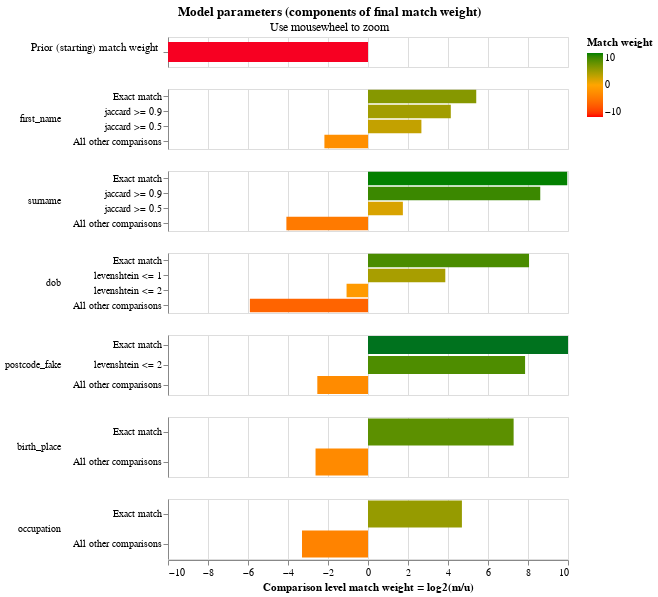

Notebook cell for this chart:
### Markdown cell above
The final match weights can be viewed in the match weights chart:

### Code cell
linker.match_weights_chart()

### Figure 1 — Vega-Lite specification as saved in the notebook (floating-point values rounded to 4 significant figures)
{"$schema": "https://vega.github.io/schema/vega-lite/v5.2.json", "config": {"header": {"title": null}, "mark": {"tooltip": null}, "title": {"anchor": "middle"}, "view": {"height": 60, "width": 400}}, "data": {"values": [{"bayes_factor": 2.58e-05, "bayes_factor_description": "The probability that two random records drawn at random match is 0.000 or one in  38,765.8 records.This is equivalent to a starting match weight of -15.242.", "comparison_name": "probability_two_random_records_match", "comparison_sort_order": -1, "comparison_vector_value": 0, "has_tf_adjustments": false, "is_null_level": false, "label_for_charts": "", "log2_bayes_factor": -15.24, "m_probability": null, "m_probability_description": null, "max_comparison_vector_value": 0, "probability_two_random_records_match": 2.58e-05, "sql_condition": null, "tf_adjustment_column": null, "tf_adjustment_weight": null, "u_probability": null, "u_probability_description": null}, {"bayes_factor": 42.58, "bayes_factor_description": "If comparison level is `exact match` then comparison is 42.58 times more likely to be a match", "comparison_name": "first_name", "comparison_sort_order": 0, "comparison_vector_value": 3, "has_tf_adjustments": false, "is_null_level": false, "label_for_charts": "Exact match", "log2_bayes_factor": 5.412, "m_probability": 0.5559, "m_probability_description": "Amongst matching record comparisons, 55.59% of records are in the exact match comparison level", "max_comparison_vector_value": 3, "probability_two_random_records_match": 2.58e-05, "sql_condition": "first_name_l = first_name_r", "tf_adjustment_column": null, "tf_adjustment_weight": 1, "u_probability": 0.01305, "u_probability_description": "Amongst non-matching record comparisons, 1.31% of records are in the exact match comparison level"}, {"bayes_factor": 17.63, "bayes_factor_description": "If comparison level is `jaccard >= 0.9` then comparison is 17.63 times more likely to be a match", "comparison_name": "first_name", "comparison_sort_order": 0, "comparison_vector_value": 2, "has_tf_adjustments": false, "is_null_level": false, "label_for_charts": "jaccard >= 0.9", "log2_bayes_factor": 4.14, "m_probability": 0.007431, "m_probability_description": "Amongst matching record comparisons, 0.74% of records are in the jaccard >= 0.9 comparison level", "max_comparison_vector_value": 3, "probability_two_random_records_match": 2.58e-05, "sql_condition": "jaccard(first_name_l, first_name_r) >= 0.9", "tf_adjustment_column": null, "tf_adjustment_weight": 1, "u_probability": 0.0004214, "u_probability_description": "Amongst non-matching record comparisons, 0.04% of records are in the jaccard >= 0.9 comparison level"}, {"bayes_factor": 6.364, "bayes_factor_description": "If comparison level is `jaccard >= 0.5` then comparison is 6.36 times more likely to be a match", "comparison_name": "first_name", "comparison_sort_order": 0, "comparison_vector_value": 1, "has_tf_adjustments": false, "is_null_level": false, "label_for_charts": "jaccard >= 0.5", "log2_bayes_factor": 2.67, "m_probability": 0.2268, "m_probability_description": "Amongst matching record comparisons, 22.68% of records are in the jaccard >= 0.5 comparison level", "max_comparison_vector_value": 3, "probability_two_random_records_match": 2.58e-05, "sql_condition": "jaccard(first_name_l, first_name_r) >= 0.5", "tf_adjustment_column": null, "tf_adjustment_weight": 1, "u_probability": 0.03564, "u_probability_description": "Amongst non-matching record comparisons, 3.56% of records are in the jaccard >= 0.5 comparison level"}, {"bayes_factor": 0.2207, "bayes_factor_description": "If comparison level is `all other comparisons` then comparison is  4.53 times less likely to be a match", "comparison_name": "first_name", "comparison_sort_order": 0, "comparison_vector_value": 0, "has_tf_adjustments": false, "is_null_level": false, "label_for_charts": "All other comparisons", "log2_bayes_factor": -2.18, "m_probability": 0.2099, "m_probability_description": "Amongst matching record comparisons, 20.99% of records are in the all other comparisons comparison level", "max_comparison_vector_value": 3, "probability_two_random_records_match": 2.58e-05, "sql_condition": "ELSE", "tf_adjustment_column": null, "tf_adjustment_weight": 1, "u_probability": 0.9509, "u_probability_description": "Amongst non-matching record comparisons, 95.09% of records are in the all other comparisons comparison level"}, {"bayes_factor": 997.0, "bayes_factor_description": "If comparison level is `exact match` then comparison is 996.96 times more likely to be a match", "comparison_name": "surname", "comparison_sort_order": 1, "comparison_vector_value": 3, "has_tf_adjustments": false, "is_null_level": false, "label_for_charts": "Exact match", "log2_bayes_factor": 9.961, "m_probability": 0.7881, "m_probability_description": "Amongst matching record comparisons, 78.81% of records are in the exact match comparison level", "max_comparison_vector_value": 3, "probability_two_random_records_match": 2.58e-05, "sql_condition": "surname_l = surname_r", "tf_adjustment_column": null, "tf_adjustment_weight": 1, "u_probability": 0.0007905, "u_probability_description": "Amongst non-matching record comparisons, 0.08% of records are in the exact match comparison level"}, {"bayes_factor": 391.4, "bayes_factor_description": "If comparison level is `jaccard >= 0.9` then comparison is 391.44 times more likely to be a match", "comparison_name": "surname", "comparison_sort_order": 1, "comparison_vector_value": 2, "has_tf_adjustments": false, "is_null_level": false, "label_for_charts": "jaccard >= 0.9", "log2_bayes_factor": 8.613, "m_probability": 0.02719, "m_probability_description": "Amongst matching record comparisons, 2.72% of records are in the jaccard >= 0.9 comparison level", "max_comparison_vector_value": 3, "probability_two_random_records_match": 2.58e-05, "sql_condition": "jaccard(surname_l, surname_r) >= 0.9", "tf_adjustment_column": null, "tf_adjustment_weight": 1, "u_probability": 6.947e-05, "u_probability_description": "Amongst non-matching record comparisons, 0.01% of records are in the jaccard >= 0.9 comparison level"}, {"bayes_factor": 3.349, "bayes_factor_description": "If comparison level is `jaccard >= 0.5` then comparison is 3.35 times more likely to be a match", "comparison_name": "surname", "comparison_sort_order": 1, "comparison_vector_value": 1, "has_tf_adjustments": false, "is_null_level": false, "label_for_charts": "jaccard >= 0.5", "log2_bayes_factor": 1.744, "m_probability": 0.128, "m_probability_description": "Amongst matching record comparisons, 12.80% of records are in the jaccard >= 0.5 comparison level", "max_comparison_vector_value": 3, "probability_two_random_records_match": 2.58e-05, "sql_condition": "jaccard(surname_l, surname_r) >= 0.5", "tf_adjustment_column": null, "tf_adjustment_weight": 1, "u_probability": 0.03821, "u_probability_description": "Amongst non-matching record comparisons, 3.82% of records are in the jaccard >= 0.5 comparison level"}, {"bayes_factor": 0.05911, "bayes_factor_description": "If comparison level is `all other comparisons` then comparison is  16.92 times less likely to be a match", "comparison_name": "surname", "comparison_sort_order": 1, "comparison_vector_value": 0, "has_tf_adjustments": false, "is_null_level": false, "label_for_charts": "All other comparisons", "log2_bayes_factor": -4.08, "m_probability": 0.0568, "m_probability_description": "Amongst matching record comparisons, 5.68% of records are in the all other comparisons comparison level", "max_comparison_vector_value": 3, "probability_two_random_records_match": 2.58e-05, "sql_condition": "ELSE", "tf_adjustment_column": null, "tf_adjustment_weight": 1, "u_probability": 0.9609, "u_probability_description": "Amongst non-matching record comparisons, 96.09% of records are in the all other comparisons comparison level"}, {"bayes_factor": 265.3, "bayes_factor_description": "If comparison level is `exact match` then comparison is 265.32 times more likely to be a match", "comparison_name": "dob", "comparison_sort_order": 2, "comparison_vector_value": 3, "has_tf_adjustments": false, "is_null_level": false, "label_for_charts": "Exact match", "log2_bayes_factor": 8.052, "m_probability": 0.6103, "m_probability_description": "Amongst matching record comparisons, 61.03% of records are in the exact match comparison level", "max_comparison_vector_value": 3, "probability_two_random_records_match": 2.58e-05, "sql_condition": "dob_l = dob_r", "tf_adjustment_column": null, "tf_adjustment_weight": 1, "u_probability": 0.0023, "u_probability_description": "Amongst non-matching record comparisons, 0.23% of records are in the exact match comparison level"}, {"bayes_factor": 14.57, "bayes_factor_description": "If comparison level is `levenshtein <= 1` then comparison is 14.57 times more likely to be a match", "comparison_name": "dob", "comparison_sort_order": 2, "comparison_vector_value": 2, "has_tf_adjustments": false, "is_null_level": false, "label_for_charts": "levenshtein <= 1", "log2_bayes_factor": 3.865, "m_probability": 0.3369, "m_probability_description": "Amongst matching record comparisons, 33.69% of records are in the levenshtein <= 1 comparison level", "max_comparison_vector_value": 3, "probability_two_random_records_match": 2.58e-05, "sql_condition": "levenshtein(dob_l, dob_r) <= 1", "tf_adjustment_column": null, "tf_adjustment_weight": 1, "u_probability": 0.02312, "u_probability_description": "Amongst non-matching record comparisons, 2.31% of records are in the levenshtein <= 1 comparison level"}, {"bayes_factor": 0.4756, "bayes_factor_description": "If comparison level is `levenshtein <= 2` then comparison is  2.10 times less likely to be a match", "comparison_name": "dob", "comparison_sort_order": 2, "comparison_vector_value": 1, "has_tf_adjustments": false, "is_null_level": false, "label_for_charts": "levenshtein <= 2", "log2_bayes_factor": -1.072, "m_probability": 0.03785, "m_probability_description": "Amongst matching record comparisons, 3.78% of records are in the levenshtein <= 2 comparison level", "max_comparison_vector_value": 3, "probability_two_random_records_match": 2.58e-05, "sql_condition": "levenshtein(dob_l, dob_r) <= 2", "tf_adjustment_column": null, "tf_adjustment_weight": 1, "u_probability": 0.07958, "u_probability_description": "Amongst non-matching record comparisons, 7.96% of records are in the levenshtein <= 2 comparison level"}, {"bayes_factor": 0.01668, "bayes_factor_description": "If comparison level is `all other comparisons` then comparison is  59.96 times less likely to be a match", "comparison_name": "dob", "comparison_sort_order": 2, "comparison_vector_value": 0, "has_tf_adjustments": false, "is_null_level": false, "label_for_charts": "All other comparisons", "log2_bayes_factor": -5.906, "m_probability": 0.01493, "m_probability_description": "Amongst matching record comparisons, 1.49% of records are in the all other comparisons comparison level", "max_comparison_vector_value": 3, "probability_two_random_records_match": 2.58e-05, "sql_condition": "ELSE", "tf_adjustment_column": null, "tf_adjustment_weight": 1, "u_probability": 0.895, "u_probability_description": "Amongst non-matching record comparisons, 89.50% of records are in the all other comparisons comparison level"}, {"bayes_factor": 4435.0, "bayes_factor_description": "If comparison level is `exact match` then comparison is 4,435.36 times more likely to be a match", "comparison_name": "postcode_fake", "comparison_sort_order": 3, "comparison_vector_value": 2, "has_tf_adjustments": false, "is_null_level": false, "label_for_charts": "Exact match", "log2_bayes_factor": 12.11, "m_probability": 0.6855, "m_probability_description": "Amongst matching record comparisons, 68.55% of records are in the exact match comparison level", "max_comparison_vector_value": 2, "probability_two_random_records_match": 2.58e-05, "sql_condition": "postcode_fake_l = postcode_fake_r", "tf_adjustment_column": null, "tf_adjustment_weight": 1, "u_probability": 0.0001546, "u_probability_description": "Amongst non-matching record comparisons, 0.02% of records are in the exact match comparison level"}, {"bayes_factor": 231.4, "bayes_factor_description": "If comparison level is `levenshtein <= 2` then comparison is 231.37 times more likely to be a match", "comparison_name": "postcode_fake", "comparison_sort_order": 3, "comparison_vector_value": 1, "has_tf_adjustments": false, "is_null_level": false, "label_for_charts": "levenshtein <= 2", "log2_bayes_factor": 7.854, "m_probability": 0.142, "m_probability_description": "Amongst matching record comparisons, 14.20% of records are in the levenshtein <= 2 comparison level", "max_comparison_vector_value": 2, "probability_two_random_records_match": 2.58e-05, "sql_condition": "levenshtein(postcode_fake_l, postcode_fake_r) <= 2", "tf_adjustment_column": null, "tf_adjustment_weight": 1, "u_probability": 0.0006136, "u_probability_description": "Amongst non-matching record comparisons, 0.06% of records are in the levenshtein <= 2 comparison level"}, {"bayes_factor": 0.1726, "bayes_factor_description": "If comparison level is `all other comparisons` then comparison is  5.79 times less likely to be a match", "comparison_name": "postcode_fake", "comparison_sort_order": 3, "comparison_vector_value": 0, "has_tf_adjustments": false, "is_null_level": false, "label_for_charts": "All other comparisons", "log2_bayes_factor": -2.534, "m_probability": 0.1725, "m_probability_description": "Amongst matching record comparisons, 17.25% of records are in the all other comparisons comparison level", "max_comparison_vector_value": 2, "probability_two_random_records_match": 2.58e-05, "sql_condition": "ELSE", "tf_adjustment_column": null, "tf_adjustment_weight": 1, "u_probability": 0.9992, "u_probability_description": "Amongst non-matching record comparisons, 99.92% of records are in the all other comparisons comparison level"}, {"bayes_factor": 155.6, "bayes_factor_description": "If comparison level is `exact match` then comparison is 155.56 times more likely to be a match", "comparison_name": "birth_place", "comparison_sort_order": 4, "comparison_vector_value": 1, "has_tf_adjustments": false, "is_null_level": false, "label_for_charts": "Exact match", "log2_bayes_factor": 7.281, "m_probability": 0.8385, "m_probability_description": "Amongst matching record comparisons, 83.85% of records are in the exact match comparison level", "max_comparison_vector_value": 1, "probability_two_random_records_match": 2.58e-05, "sql_condition": "birth_place_l = birth_place_r", "tf_adjustment_column": null, "tf_adjustment_weight": 1, "u_probability": 0.00539, "u_probability_description": "Amongst non-matching record comparisons, 0.54% of records are in the exact match comparison level"}, {"bayes_factor": 0.1624, "bayes_factor_description": "If comparison level is `all other comparisons` then comparison is  6.16 times less likely to be a match", "comparison_name": "birth_place", "comparison_sort_order": 4, "comparison_vector_value": 0, "has_tf_adjustments": false, "is_null_level": false, "label_for_charts": "All other comparisons", "log2_bayes_factor": -2.623, "m_probability": 0.1615, "m_probability_description": "Amongst matching record comparisons, 16.15% of records are in the all other comparisons comparison level", "max_comparison_vector_value": 1, "probability_two_random_records_match": 2.58e-05, "sql_condition": "ELSE", "tf_adjustment_column": null, "tf_adjustment_weight": 1, "u_probability": 0.9946, "u_probability_description": "Amongst non-matching record comparisons, 99.46% of records are in the all other comparisons comparison level"}, {"bayes_factor": 25.91, "bayes_factor_description": "If comparison level is `exact match` then comparison is 25.91 times more likely to be a match", "comparison_name": "occupation", "comparison_sort_order": 5, "comparison_vector_value": 1, "has_tf_adjustments": false, "is_null_level": false, "label_for_charts": "Exact match", "log2_bayes_factor": 4.696, "m_probability": 0.902, "m_probability_description": "Amongst matching record comparisons, 90.20% of records are in the exact match comparison level", "max_comparison_vector_value": 1, "probability_two_random_records_match": 2.58e-05, "sql_condition": "occupation_l = occupation_r", "tf_adjustment_column": null, "tf_adjustment_weight": 1, "u_probability": 0.03481, "u_probability_description": "Amongst non-matching record comparisons, 3.48% of records are in the exact match comparison level"}, {"bayes_factor": 0.1016, "bayes_factor_description": "If comparison level is `all other comparisons` then comparison is  9.85 times less likely to be a match", "comparison_name": "occupation", "comparison_sort_order": 5, "comparison_vector_value": 0, "has_tf_adjustments": false, "is_null_level": false, "label_for_charts": "All other comparisons", "log2_bayes_factor": -3.3, "m_probability": 0.09803, "m_probability_description": "Amongst matching record comparisons, 9.80% of records are in the all other comparisons comparison level", "max_comparison_vector_value": 1, "probability_two_random_records_match": 2.58e-05, "sql_condition": "ELSE", "tf_adjustment_column": null, "tf_adjustment_weight": 1, "u_probability": 0.9652, "u_probability_description": "Amongst non-matching record comparisons, 96.52% of records are in the all other comparisons comparison level"}]}, "resolve": {"axis": {"y": "independent"}, "scale": {"y": "independent"}}, "selection": {"zoom_selector": {"bind": "scales", "encodings": ["x"], "type": "interval"}}, "title": {"subtitle": "Use mousewheel to zoom", "text": "Model parameters (components of final match weight)"}, "vconcat": [{"encoding": {"color": {"field": "log2_bayes_factor", "scale": {"domain": [-10, 0, 10], "range": ["red", "orange", "green"]}, "title": "Match weight", "type": "quantitative"}, "tooltip": [{"field": "comparison_name", "title": "Comparison name", "type": "nominal"}, {"field": "probability_two_random_records_match", "format": ".4f", "title": "Probability two random records match", "type": "nominal"}, {"field": "log2_bayes_factor", "format": ",.4f", "title": "Equivalent match weight", "type": "quantitative"}, {"field": "bayes_factor_description", "title": "Match weight description", "type": "nominal"}], "x": {"axis": {"domain": false, "labels": false, "ticks": false, "title": ""}, "field": "log2_bayes_factor", "scale": {"domain": [-10, 10]}, "type": "quantitative"}, "y": {"axis": {"title": "Prior (starting) match weight", "titleAlign": "right", "titleAngle": 0, "titleFontWeight": "normal"}, "field": "label_for_charts", "sort": {"field": "comparison_vector_value", "order": "descending"}, "type": "nominal"}}, "height": 30, "mark": {"clip": true, "height": 20, "type": "bar"}, "selection": {"zoom_selector": {"bind": "scales", "encodings": ["x"], "type": "interval"}}, "transform": [{"filter": "(datum.comparison_name == 'probability_two_random_records_match')"}]}, {"encoding": {"color": {"field": "log2_bayes_factor", "scale": {"domain": [-10, 0, 10], "range": ["red", "orange", "green"]}, "title": "Match weight", "type": "quantitative"}, "row": {"field": "comparison_name", "header": {"labelAlign": "left", "labelAnchor": "middle", "labelAngle": 0}, "sort": {"field": "comparison_sort_order"}, "type": "nominal"}, "tooltip": [{"field": "comparison_name", "title": "Comparison name", "type": "nominal"}, {"field": "label_for_charts", "title": "Label", "type": "ordinal"}, {"field": "sql_condition", "title": "SQL condition", "type": "nominal"}, {"field": "m_probability", "format": ".4f", "title": "M probability", "type": "quantitative"}, {"field": "u_probability", "format": ".4f", "title": "U probability", "type": "quantitative"}, {"field": "bayes_factor", "format": ",.4f", "title": "Bayes factor = m/u", "type": "quantitative"}, {"field": "log2_bayes_factor", "format": ",.4f", "title": "Match weight = log2(m/u)", "type": "quantitative"}, {"field": "bayes_factor_description", "title": "Match weight description", "type": "nominal"}], "x": {"axis": {"title": "Comparison level match weight = log2(m/u)"}, "field": "log2_bayes_factor", "scale": {"domain": [-10, 10]}, "type": "quantitative"}, "y": {"axis": {"title": null}, "field": "label_for_charts", "sort": {"field": "comparison_vector_value", "order": "descending"}, "type": "nominal"}}, "mark": {"clip": true, "type": "bar"}, "resolve": {"axis": {"y": "independent"}, "scale": {"y": "independent"}}, "selection": {"zoom_selector": {"bind": "scales", "encodings": ["x"], "type": "interval"}}, "transform": [{"filter": "(datum.comparison_name != 'probability_two_random_records_match')"}]}]}
